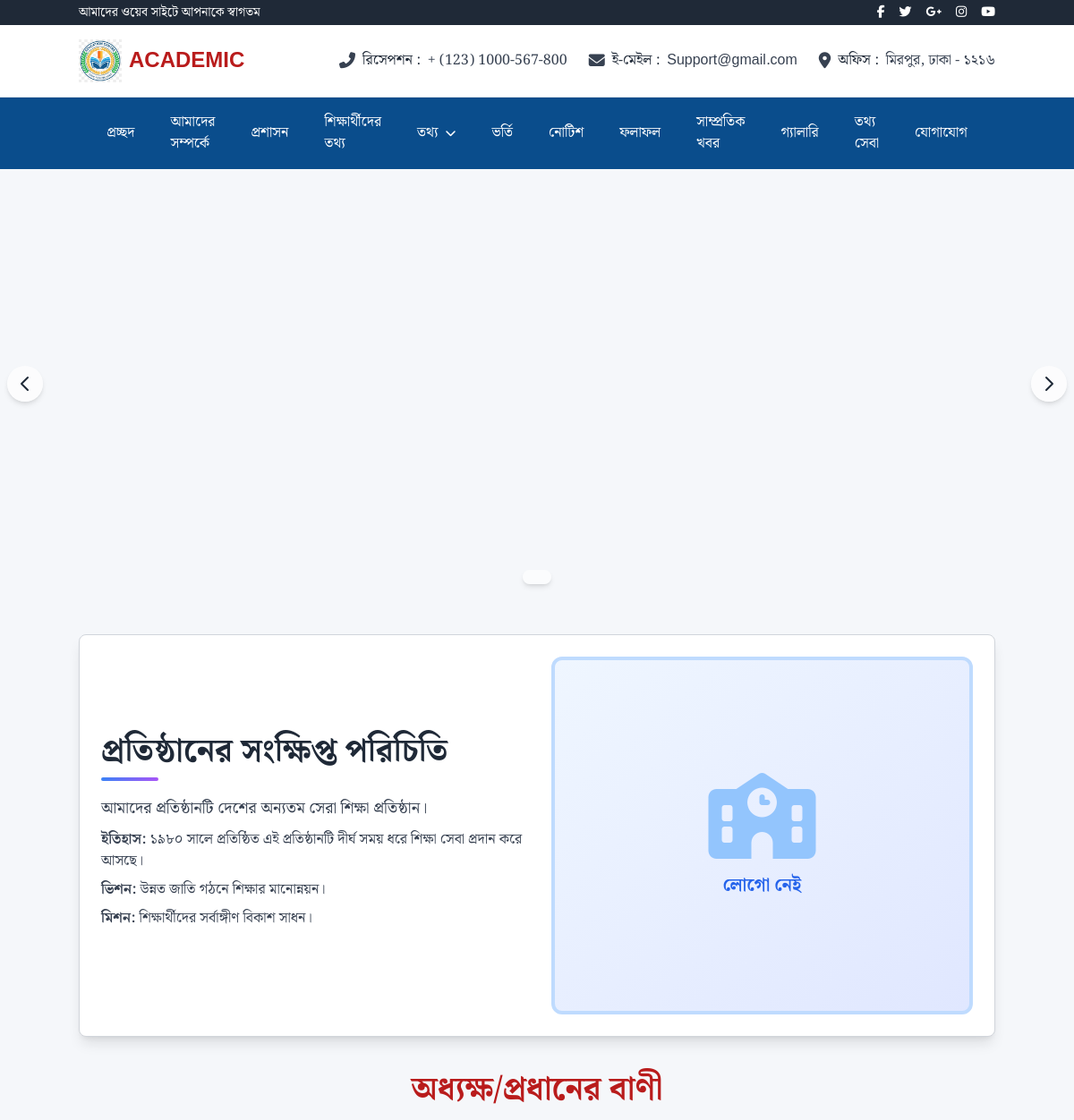
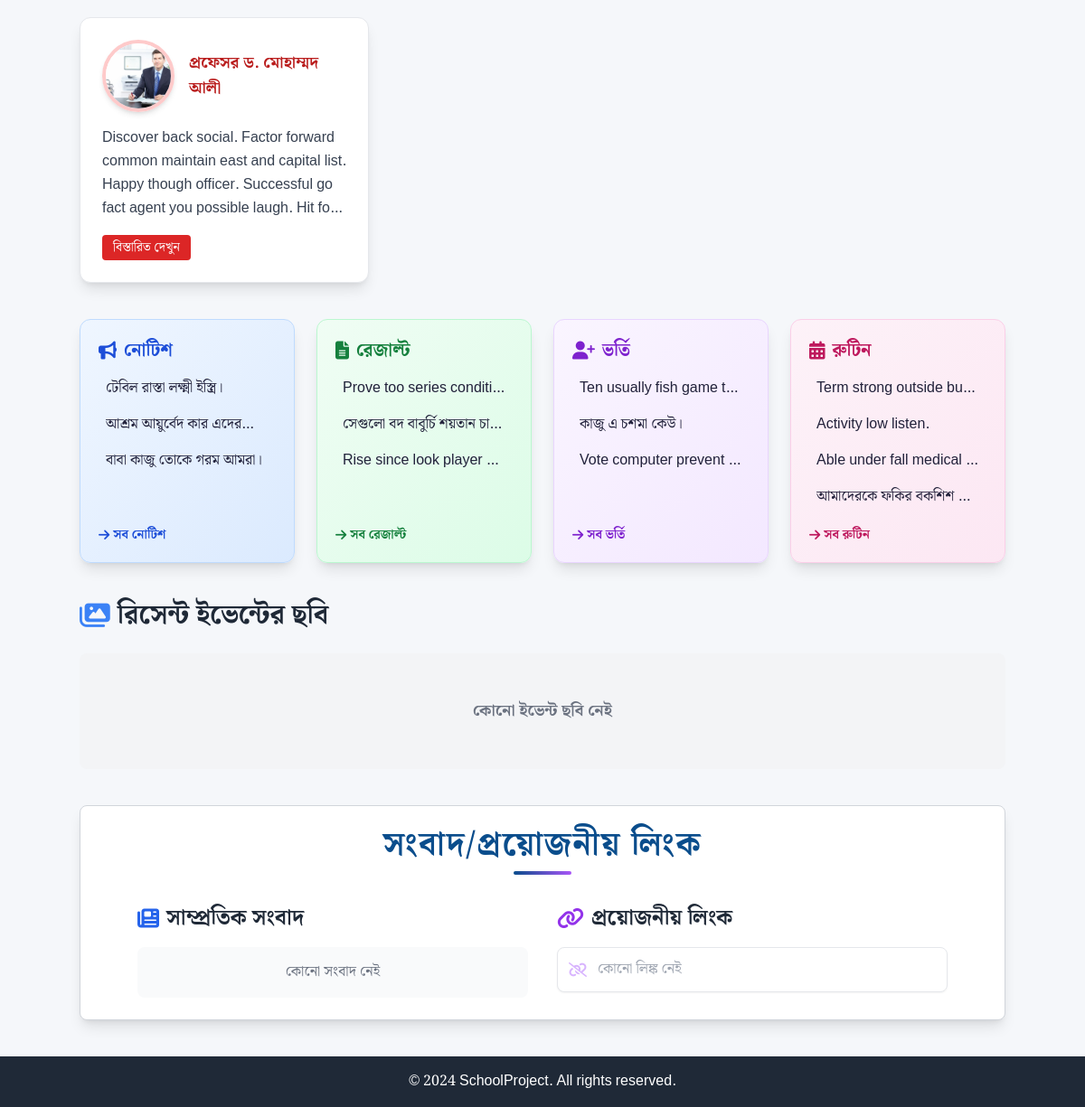
The app's page /, older data (2 pictures, top to bottom).
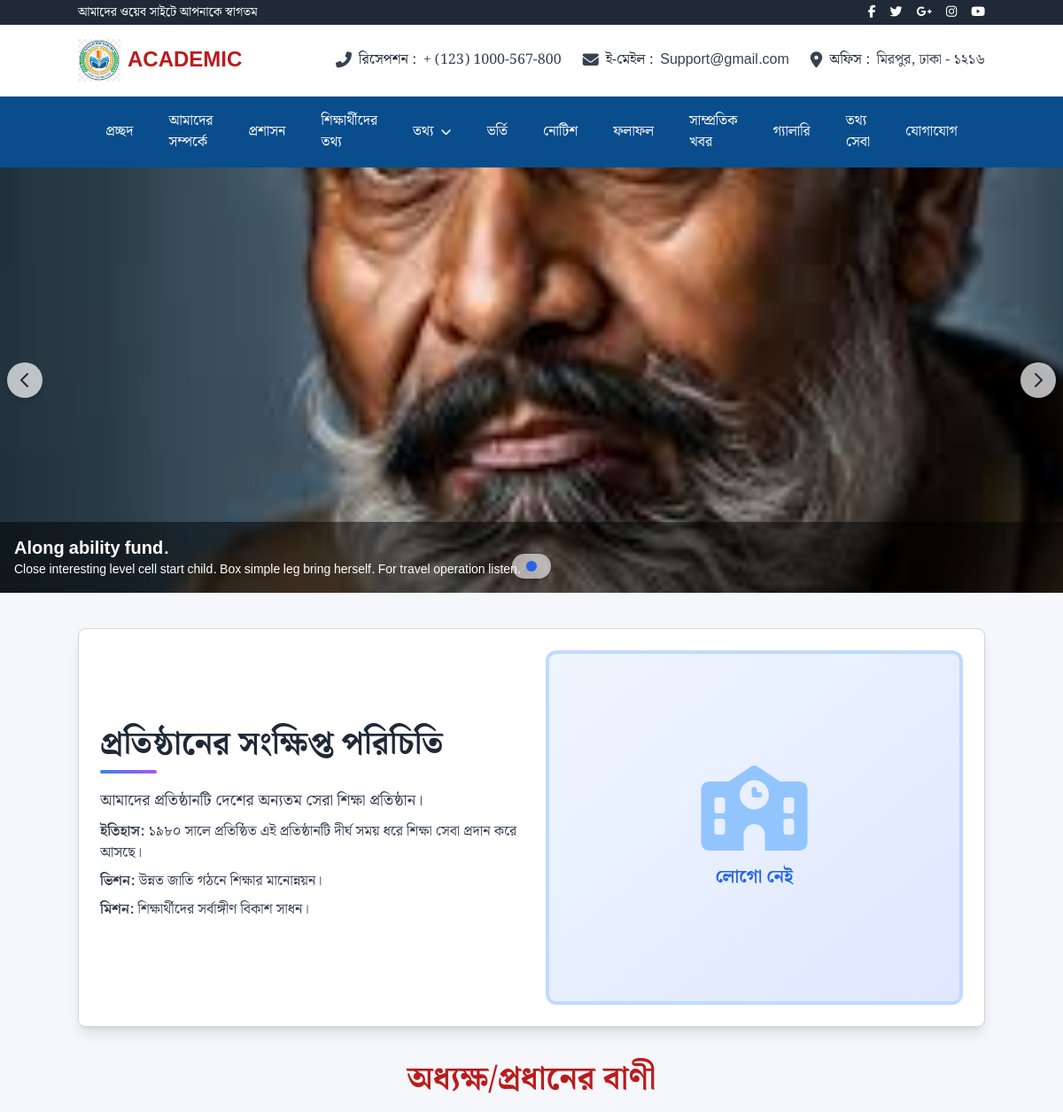
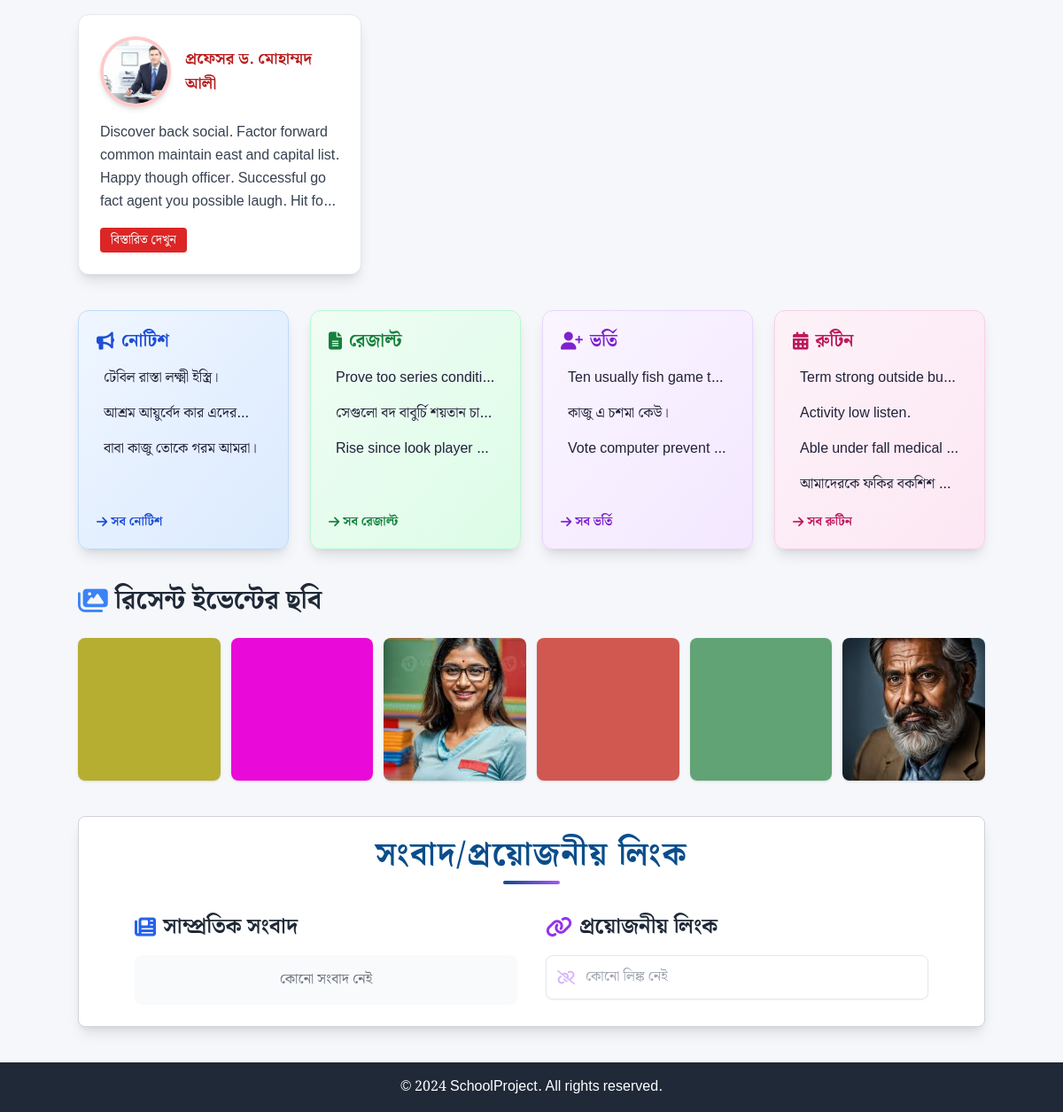
The same page, newer data (2 pictures, top to bottom).
### web/models.py (models this page shows, shortened)
class TimeStampModel(models.Model):
    created_at = models.DateTimeField(auto_now_add=True)
    updated_at = models.DateTimeField(auto_now=True)
    class Meta:
        abstract = True

class PrincipalMessage(TimeStampModel):
    name = models.CharField(max_length=100)
    role = models.ForeignKey(PrincipalRole, on_delete=models.SET_NULL, null=True, blank=True, verbose_name='Role')
    message = models.TextField()
    photo = models.ImageField(upload_to='principal/', blank=True)
    is_active = models.BooleanField(default=True)
    order = models.IntegerField(default=0)
    class Meta:
        ordering = ['order', '-created_at']
        verbose_name = 'Principal/Head Message'
        verbose_name_plural = 'Principal/Head Messages'

class Notice(TimeStampModel):
    NOTICE_TYPES = (
        ('notice', 'Notice'),
        ('result', 'Result'),
        ('admission', 'Admission'),
        ('routine', 'Routine')
    )
    title = models.CharField(max_length=200)
    type = models.CharField(max_length=20, choices=NOTICE_TYPES)
    date = models.DateField()
    file = models.FileField(
        upload_to='notices/',
        validators=[FileExtensionValidator(['pdf'])]
    )
    is_active = models.BooleanField(default=True)

class Gallery(TimeStampModel):
    CATEGORIES = (
        ('school', 'School'),
        ('event', 'Event'),
        ('student', 'Student'),
        ('teacher', 'Teacher')
    )
    title = models.CharField(max_length=100)
    image = models.ImageField(upload_to='gallery/')
    category = models.CharField(max_length=20, choices=CATEGORIES)
    description = models.TextField(blank=True)
    is_slider = models.BooleanField(default=False)
    class Meta:
        verbose_name_plural = 'Galleries'

### web/views.py (the view)
# urls.py: path('', home, name='home'),
def home(request):
    slider_images = Gallery.objects.filter(is_slider=True).exclude(image='').order_by('created_at')
    school_info = SchoolInfo.objects.first()
    principal_messages = PrincipalMessage.objects.filter(is_active=True).select_related('role').order_by('order', '-created_at')
    notices = Notice.objects.filter(type='notice', is_active=True).order_by('-date')[:5]
    results = Notice.objects.filter(type='result', is_active=True).order_by('-date')[:5]
    admissions = Notice.objects.filter(type='admission', is_active=True).order_by('-date')[:5]
    routines = Notice.objects.filter(type='routine', is_active=True).order_by('-date')[:5]
    event_images = Gallery.objects.filter(category='event').exclude(image='').order_by('-created_at')[:6]
    important_links = ImportantLink.objects.filter(is_active=True).order_by('order', '-created_at')
    news_items = News.objects.filter(is_active=True).order_by('order', '-created_at')[:5]
    news_links_section = NewsLink.objects.filter(is_active=True).first()
    context = {
        'slider_images': slider_images,
        'school_info': school_info,
        'principal_messages': principal_messages,
        'notices': notices,
        'results': results,
        'admissions': admissions,
        'routines': routines,
        'event_images': event_images,
        'important_links': important_links,
        'news_items': news_items,
        'news_links_section': news_links_section,
    }
    return render(request, 'website/home.html', context)

### template/website/home.html (shortened to what this page needs)
{% extends 'website/base.html' %}
{% block content %}
{% include 'component/common/slider.html' with slider_images=slider_images %}
{% include 'component/common/school_info.html' with school_info=school_info %}
{% include 'component/common/principal_message.html' with principal_messages=principal_messages %}
{% include 'component/common/important_info.html' with notices=notices results=results admissions=admissions routines=routines %}
{% include 'component/common/event_gallery.html' with event_images=event_images %}
{% include 'component/common/important_links.html' with important_links=important_links %}
{% endblock %}

### template/component/common/slider.html (shortened to what this page needs)
<section class="w-full mx-auto mt-0">
  <div class="relative" x-data="{
    active: 0,
    images: {{ slider_images|length }},
    start() {
      this.interval = setInterval(() => this.next(), 3000);
    },
    stop() { clearInterval(this.interval); },
    next() { this.active = (this.active + 1) % this.images; },
    prev() { this.active = this.active === 0 ? this.images - 1 : this.active - 1; }
  }" x-init="start()" @mouseenter="stop()" @mouseleave="start()">
    <div class="relative overflow-hidden w-full h-[40vw] max-h-[500px]">
                   {% for img in slider_images %}
               <div x-show="active === {{ forloop.counter0 }}"
                    x-transition:enter="transition-all duration-700 ease-in-out"
                    x-transition:enter-start="opacity-0 translate-x-16"
                    x-transition:enter-end="opacity-100 translate-x-0"
                    x-transition:leave="transition-all duration-700 ease-in-out absolute inset-0"
                    x-transition:leave-start="opacity-100 translate-x-0"
                    x-transition:leave-end="opacity-0 -translate-x-16"
                    class="absolute inset-0 w-full h-full">
                 {% if img.image %}
                   <img src="{{ img.image.url }}" alt="{{ img.title }}" class="w-full h-full object-cover rounded-none shadow-lg" />
                 {% endif %}
                 {% if img.title or img.description %}
                 <div class="absolute bottom-0 left-0 w-full bg-black/50 text-white p-4">
                   <h3 class="text-xl font-bold">{{ img.title }}</h3>
                   <p class="text-sm">{{ img.description }}</p>
                 </div>
                 {% endif %}
               </div>
             {% endfor %}
    </div>
    <button @click="prev()" class="absolute left-2 top-1/2 -translate-y-1/2 bg-white/70 hover:bg-white text-gray-800 rounded-full p-2 shadow-md focus:outline-none z-10">
      <svg class="w-6 h-6" fill="none" stroke="currentColor" stroke-width="2" viewBox="0 0 24 24"><path stroke-linecap="round" stroke-linejoin="round" d="M15 19l-7-7 7-7" /></svg>
    </button>
    <button @click="next()" class="absolute right-2 top-1/2 -translate-y-1/2 bg-white/70 hover:bg-white text-gray-800 rounded-full p-2 shadow-md focus:outline-none z-10">
      <svg class="w-6 h-6" fill="none" stroke="currentColor" stroke-width="2" viewBox="0 0 24 24"><path stroke-linecap="round" stroke-linejoin="round" d="M9 5l7 7-7 7" /></svg>
    </button>
    <div class="absolute bottom-4 left-1/2 -translate-x-1/2 flex justify-center space-x-2 bg-white/60 rounded-full px-4 py-2 shadow-md z-10">
      {% for img in slider_images %}
        <button @click="active = {{ forloop.counter0 }}" :class="{'bg-blue-600': active === {{ forloop.counter0 }}, 'bg-gray-300': active !== {{ forloop.counter0 }}}" class="w-3 h-3 rounded-full transition-colors duration-300"></button>
      {% endfor %}
    </div>
  </div>
</section>

### template/component/common/principal_message.html (shortened to what this page needs)
{% load static %}
<section class="container mx-auto my-10">
  <h2 class="text-3xl md:text-4xl font-bold text-center text-red-700 mb-8">অধ্যক্ষ/প্রধানের বাণী</h2>
  <div class="grid grid-cols-1 md:grid-cols-2 lg:grid-cols-3 gap-8">
    {% for msg in principal_messages %}
    <div class="bg-white rounded-xl shadow-lg hover:shadow-2xl border border-gray-200 p-6 flex flex-col group transition-all duration-300">
      <div class="flex items-center gap-4 mb-4">
        {% if msg.photo %}
          <img src="{{ msg.photo.url }}" alt="{{ msg.name }}" class="w-20 h-20 object-cover rounded-full border-4 border-red-200 shadow-md" />
        {% else %}
          <img src="{% static 'img/home/principal.jpg' %}" alt="{{ msg.name }}" class="w-20 h-20 object-cover rounded-full border-4 border-red-200 shadow-md" />
        {% endif %}
        <div>
          <div class="text-lg font-bold text-red-700">{{ msg.name }}</div>
        </div>
      </div>
      <div x-data="{ expanded: false }">
        <div class="text-gray-700 text-base leading-relaxed mb-2 line-clamp-4" x-show="!expanded">{{ msg.message|truncatewords:40 }}</div>
        <button @click="expanded = !expanded" class="mt-2 px-3 py-1 bg-red-600 text-white rounded hover:bg-red-700 transition-colors duration-200 text-sm">
          <span x-text="expanded ? 'সংক্ষিপ্ত করুন' : 'বিস্তারিত দেখুন'"></span>
        </button>
      </div>
    </div>
    {% endfor %}
  </div>
</section>

### template/component/common/important_info.html (shortened to what this page needs)
<section class="container mx-auto my-10 grid grid-cols-1 md:grid-cols-2 lg:grid-cols-4 gap-6">
  <div class="bg-gradient-to-br from-blue-50 to-blue-100 rounded-xl shadow-lg p-5 flex flex-col h-full border border-blue-200 hover:shadow-2xl transition-all">
    <h3 class="text-xl font-bold text-blue-700 mb-3 flex items-center gap-2"><i class="fas fa-bullhorn"></i> নোটিশ</h3>
    <ul class="space-y-2 flex-1">
      {% for notice in notices %}
        <li class="flex items-center justify-between group hover:bg-blue-100 rounded px-2 py-1 transition-all">
          <span class="truncate">{{ notice.title }}</span>
        </li>
      {% empty %}
        <li class="text-gray-400">কোনো নোটিশ নেই</li>
      {% endfor %}
    </ul>
    <a href="/notice/" class="mt-4 text-sm text-blue-700 hover:underline font-semibold flex items-center gap-1"><i class="fas fa-arrow-right"></i> সব নোটিশ</a>
  </div>
  <div class="bg-gradient-to-br from-green-50 to-green-100 rounded-xl shadow-lg p-5 flex flex-col h-full border border-green-200 hover:shadow-2xl transition-all">
    <h3 class="text-xl font-bold text-green-700 mb-3 flex items-center gap-2"><i class="fas fa-file-alt"></i> রেজাল্ট</h3>
    <ul class="space-y-2 flex-1">
      {% for result in results %}
        <li class="flex items-center justify-between group hover:bg-green-100 rounded px-2 py-1 transition-all">
          <span class="truncate">{{ result.title }}</span>
        </li>
      {% empty %}
        <li class="text-gray-400">কোনো রেজাল্ট নেই</li>
      {% endfor %}
    </ul>
    <a href="/result/" class="mt-4 text-sm text-green-700 hover:underline font-semibold flex items-center gap-1"><i class="fas fa-arrow-right"></i> সব রেজাল্ট</a>
  </div>
  <div class="bg-gradient-to-br from-purple-50 to-purple-100 rounded-xl shadow-lg p-5 flex flex-col h-full border border-purple-200 hover:shadow-2xl transition-all">
    <h3 class="text-xl font-bold text-purple-700 mb-3 flex items-center gap-2"><i class="fas fa-user-plus"></i> ভর্তি</h3>
    <ul class="space-y-2 flex-1">
      {% for admission in admissions %}
        <li class="flex items-center justify-between group hover:bg-purple-100 rounded px-2 py-1 transition-all">
          <span class="truncate">{{ admission.title }}</span>
        </li>
      {% empty %}
        <li class="text-gray-400">কোনো ভর্তি তথ্য নেই</li>
      {% endfor %}
    </ul>
    <a href="/admission/" class="mt-4 text-sm text-purple-700 hover:underline font-semibold flex items-center gap-1"><i class="fas fa-arrow-right"></i> সব ভর্তি</a>
  </div>
  <div class="bg-gradient-to-br from-pink-50 to-pink-100 rounded-xl shadow-lg p-5 flex flex-col h-full border border-pink-200 hover:shadow-2xl transition-all">
    <h3 class="text-xl font-bold text-pink-700 mb-3 flex items-center gap-2"><i class="fas fa-calendar-alt"></i> রুটিন</h3>
    <ul class="space-y-2 flex-1">
      {% for routine in routines %}
        <li class="flex items-center justify-between group hover:bg-pink-100 rounded px-2 py-1 transition-all">
          <span class="truncate">{{ routine.title }}</span>
        </li>
      {% empty %}
        <li class="text-gray-400">কোনো রুটিন নেই</li>
      {% endfor %}
    </ul>
    <a href="/routine/" class="mt-4 text-sm text-pink-700 hover:underline font-semibold flex items-center gap-1"><i class="fas fa-arrow-right"></i> সব রুটিন</a>
  </div>
</section>

### template/component/common/event_gallery.html (shortened to what this page needs)
<section class="container mx-auto my-10">
  <h2 class="text-2xl md:text-3xl font-bold text-gray-800 mb-6 flex items-center gap-2">
    <i class="fas fa-images text-blue-500"></i> রিসেন্ট ইভেন্টের ছবি
  </h2>
  {% if event_images %}
    <div class="grid grid-cols-2 md:grid-cols-3 lg:grid-cols-6 gap-3">
      {% for img in event_images|slice:":12" %}
        <div class="relative group rounded-lg overflow-hidden shadow bg-white aspect-square">
          {% if img.image %}
            <img src="{{ img.image.url }}" alt="{{ img.title }}" class="w-full h-full object-cover group-hover:scale-105 transition-transform duration-300" />
          {% endif %}
        </div>
      {% endfor %}
    </div>
  {% else %}
    <div class="w-full h-32 flex items-center justify-center bg-gray-100 rounded-lg">
      <span class="text-gray-500 text-lg font-semibold">কোনো ইভেন্ট ছবি নেই</span>
    </div>
  {% endif %}
</section>

Row changes from the older to the newer data that the page shows:
now on this page (row edited): Gallery: image (picture), title "Along ability fund.", description "Close interesting level cell start child. Box simple leg bring herself. For travel operation listen."
added Gallery: image (picture), shown under "রিসেন্ট ইভেন্টের ছবি"
added Gallery: image (picture), shown under "রিসেন্ট ইভেন্টের ছবি"
added Gallery: image (picture), shown under "রিসেন্ট ইভেন্টের ছবি"
added Gallery: image (picture), shown under "রিসেন্ট ইভেন্টের ছবি"
added Gallery: image (picture), shown under "রিসেন্ট ইভেন্টের ছবি"
Text that changed along with them:
text no longer shown: "কোনো ইভেন্ট ছবি নেই"
